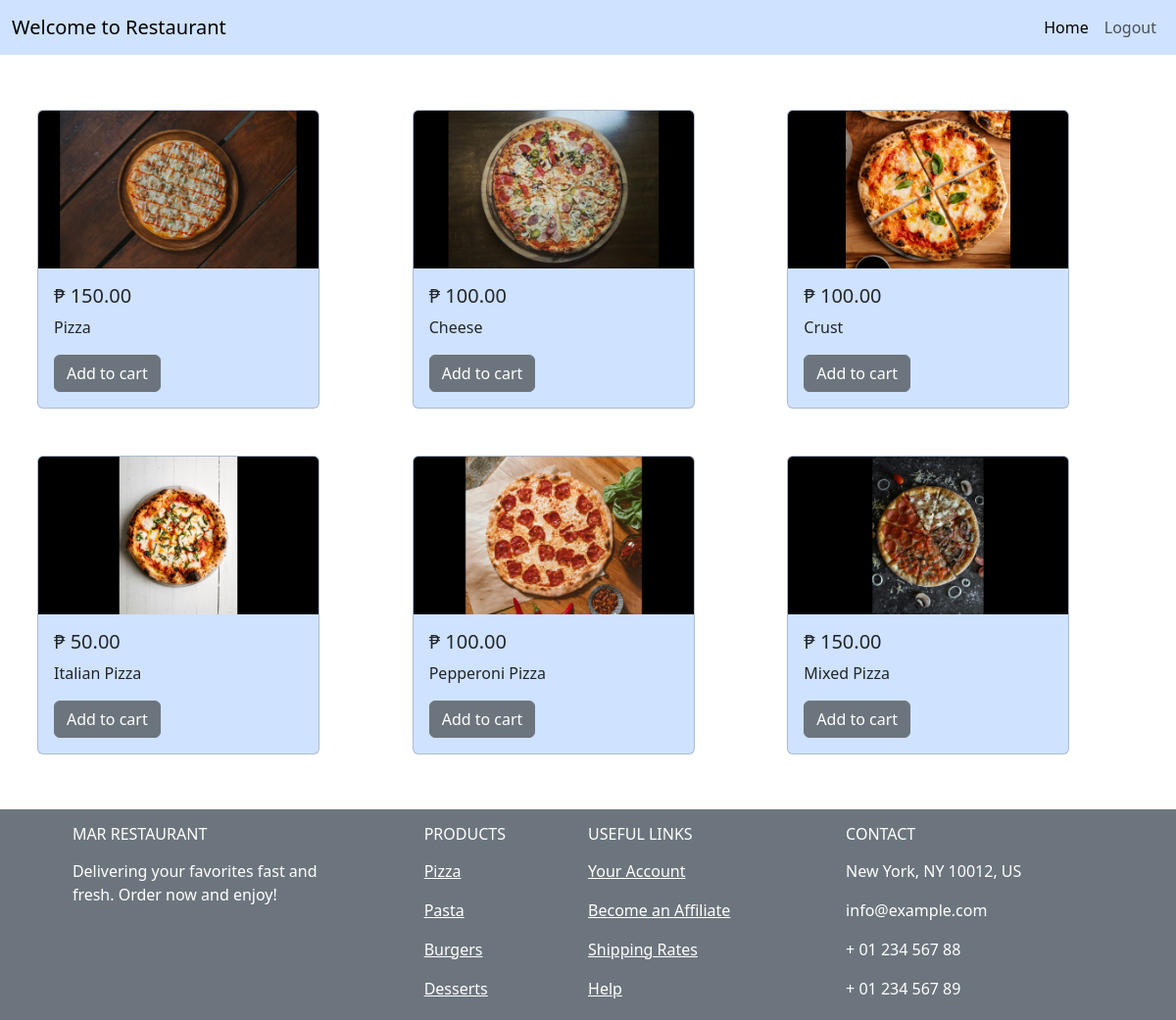
The page /view/view_menu_items.php (signed in) on the database its author committed.
### tables this page shows
CREATE TABLE `menu` (
  `id` int(11) NOT NULL,
  `name` varchar(50) NOT NULL,
  `quantity` int(11) NOT NULL,
  `price` decimal(10,0) NOT NULL,
  `date_receive` timestamp NOT NULL DEFAULT current_timestamp() ON UPDATE current_timestamp(),
  `image` varchar(255) NOT NULL
);

### classes/menu_items.php (called while the page is built, shortened)
<?php
class MenuItems{
    private $db;
    function __construct()
    {
        $this->db = $GLOBALS['connection'];
    }
    public function viewMenu(){
        $menus = $this->db->query('SELECT * FROM menu WHERE 1')->fetchAll();
        return $menus;
    }
}
?>

### view/view_menu_items.php (the view, shortened to what this page needs)
<?php
include('../classes/menu_items.php');
?>
<!DOCTYPE html>
<html lang="en">
<head>
    <link rel="stylesheet" href="../css/bootstrap.css">
    <link rel="stylesheet" href="../css/main.css">
</head>
<body>
<nav class="navbar navbar-expand-lg bg-primary-subtle">
    <div class="container-fluid">
        <a class="navbar-brand" href="#">Welcome to Restaurant</a>
        <div class="collapse navbar-collapse" id="navbarNav">
            <ul class="navbar-nav ms-auto">
                <li class="nav-item">
                    <a class="nav-link active" href="view_restaurant.php">Home</a>
                </li>
                <li class="nav-item">
                    <a class="nav-link" href="../logout.php">Logout</a>
                </li>
            </ul>
        </div>
    </div>
</nav>
<div class="container p-2 mt-5" >
    <div class="row">
        <div class="col">
            <div class="row">
                <?php
                $menu = new MenuItems();
                $menu_items = $menu->viewMenu();
                foreach ($menu_items as $item) {
                    echo '<div class="col">
                            <div class="card bg-primary-subtle  mb-5"  style="width: 18rem;">
                                <img src="../resources/' . $item['image'] . '.jpg" class="card-img-top w-150 h-100" alt="...">
                                <div class="card-body">
                                    <h5 class="card-title">₱ ' . $item['price'] . '.00</h5>
                                    <p class="card-text">' . $item['name'] . '</p>
                                    <a href="add_to_cart.php?id=' . $item['id'] . '&name=' . urlencode($item['name']) . '&price=' . $item['price'] . '" class="btn btn-secondary">Add to cart</a>
                                </div>
                            </div>
                        </div>';
                }
                ?>
            </div>
        </div>
    </div>
</div>
<footer class="text-center text-lg-start text-white bg-secondary">
    <div class="container p-2 pb-1">
        <section class="">
        <div class="row">
            <div class="col-md-3 col-lg-3 col-xl-3 mx-auto mt-2">
            <h6 class="text-uppercase mb-3 font-weight-bold">Mar Restaurant</h6>
            <p>Delivering your favorites fast and fresh. Order now and enjoy!</p>
            </div>
            <div class="col-md-2 col-lg-1 col-xl-1 mx-auto mt-2">
            <h6 class="text-uppercase mb-3 font-weight-bold">Products</h6>
            <p><a class="text-white" href="#">Pizza</a></p>
            <p><a class="text-white" href="#">Pasta</a></p>
            <p><a class="text-white" href="#">Burgers</a></p>
            <p><a class="text-white" href="#">Desserts</a></p>
            </div>
            <div class="col-md-3 col-lg-2 col-xl-2 mx-auto mt-2">
            <h6 class="text-uppercase mb-3 font-weight-bold">Useful Links</h6>
            <p><a class="text-white" href="#">Your Account</a></p>
            <p><a class="text-white" href="#">Become an Affiliate</a></p>
            <p><a class="text-white" href="#">Shipping Rates</a></p>
            <p><a class="text-white" href="#">Help</a></p>
            </div>
            <div class="col-md-4 col-lg-3 col-xl-3 mx-auto mt-2">
            <h6 class="text-uppercase mb-3 font-weight-bold">Contact</h6>
            <p><i class="fas fa-home mr-3"></i> New York, NY 10012, US</p>
            <p><i class="fas fa-envelope mr-3"></i> info@example.com</p>
            <p><i class="fas fa-phone mr-3"></i> + 01 234 567 88</p>
            <p><i class="fas fa-print mr-3"></i> + 01 234 567 89</p>
            </div>
        </div>
        </section>
    </div>
    </footer>
</body>
</html>

### rows shown on the page
menu: image (picture), price "150", name "Pizza"
menu: image (picture), price "100", name "Cheese"
menu: image (picture), price "100", name "Crust"
menu: image (picture), price "50", name "Italian Pizza"
menu: image (picture), price "100", name "Pepperoni Pizza"
menu: image (picture), price "150", name "Mixed Pizza"
